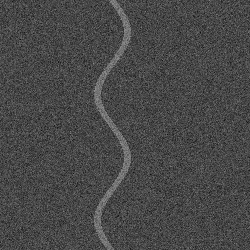
#> input picture Space2Soil/data/processed/vegetation/ejura_ndvi_dry_season_harmattan.tif, 250 x 250 px
$ python export_web_assets.py
#> lines starting #> are read from the running program, lines starting #| are printed output that depends on the picture
"""
Space2Soil: Export Web Assets and PNG Overlays
Generates color-mapped PNG overlays from Landsat 30m GeoTIFFs
and bundles analytical JSON datasets for the web application.
"""

import os
import json
import numpy as np
import tifffile
import matplotlib
import matplotlib.pyplot as plt
import matplotlib.cm as cm

SCRIPT_DIR = os.path.dirname(os.path.abspath(__file__))
SPACE2SOIL_DIR = os.path.abspath(os.path.join(SCRIPT_DIR, '..', '..'))
DATA_DIR = os.path.join(SPACE2SOIL_DIR, 'data')
WEB_DIR = os.path.join(SPACE2SOIL_DIR, 'web')
ASSETS_DIR = os.path.join(WEB_DIR, 'assets')

os.makedirs(ASSETS_DIR, exist_ok=True)

def export_geotiff_overlays():
    veg_dir = os.path.join(DATA_DIR, 'processed', 'vegetation')
    tifs = {
        'ndvi_dry_harmattan.png': 'ejura_ndvi_dry_season_harmattan.tif',
        'ndvi_major_peak.png': 'ejura_ndvi_major_rainy_season_peak.tif',
        'ndvi_minor_peak.png': 'ejura_ndvi_minor_rainy_season_peak.tif'
    }

    colormap = matplotlib.colormaps['RdYlGn']

    for png_name, tif_name in tifs.items():
        tif_path = os.path.join(veg_dir, tif_name)
        if not os.path.exists(tif_path):
            print(f"Warning: {tif_path} not found.")
            continue

        data = tifffile.imread(tif_path)
#> data is the input picture: shape (250, 250) float32; min 0.05, max 0.55, mean 0.285
        # Normalize between 0.0 and 1.0 for NDVI
        norm_data = np.clip(data, 0.0, 1.0)
        rgba = colormap(norm_data)
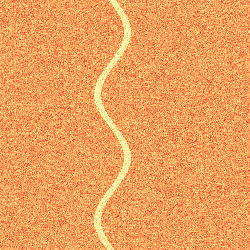
#> rgba: shape (250, 250, 4) float64; mean of channels 0, 1, 2, 3 0.978, 0.629, 0.371, 1; drawn as R, G, B
        # Set alpha channel to 0.85 for map translucency
        rgba[:, :, 3] = 0.85
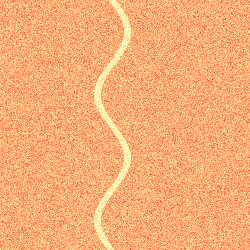
#> rgba: shape (250, 250, 4) float64; mean of channels 0, 1, 2, 3 0.978, 0.629, 0.371, 0.85; transparent parts drawn white

        out_path = os.path.join(ASSETS_DIR, png_name)
        plt.imsave(out_path, rgba)
        print(f"Exported overlay: {out_path} ({data.shape[1]}x{data.shape[0]})")
#| Exported overlay: Space2Soil/web/assets/ndvi_dry_harmattan.png (250x250)
#> pass 2 of the loop in export_geotiff_overlays, `for png_name, tif_name in tifs.items():`:
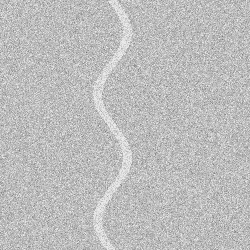
#> input picture Space2Soil/data/processed/vegetation/ejura_ndvi_major_rainy_season_peak.tif, 250 x 250 px
#> in export_geotiff_overlays, data is the input picture: shape (250, 250) float32; min 0.45, max 0.92, mean 0.744
#> in export_geotiff_overlays, `rgba = colormap(norm_data)`:
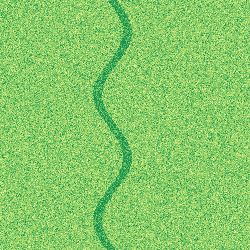
#> rgba: shape (250, 250, 4) float64; mean of channels 0, 1, 2, 3 0.528, 0.795, 0.411, 1; drawn as R, G, B
#> in export_geotiff_overlays, `rgba[:, :, 3] = 0.85`:
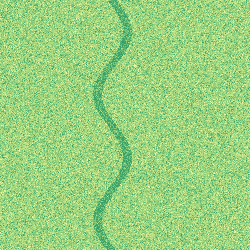
#> rgba: shape (250, 250, 4) float64; mean of channels 0, 1, 2, 3 0.528, 0.795, 0.411, 0.85; transparent parts drawn white
#| Exported overlay: Space2Soil/web/assets/ndvi_major_peak.png (250x250)
#> pass 3 of the loop in export_geotiff_overlays, `for png_name, tif_name in tifs.items():`:
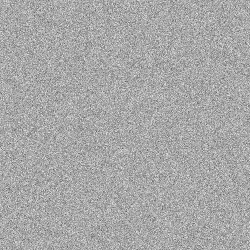
#> input picture Space2Soil/data/processed/vegetation/ejura_ndvi_minor_rainy_season_peak.tif, 250 x 250 px
#> in export_geotiff_overlays, data is the input picture: shape (250, 250) float32; min 0.35, max 0.88, mean 0.66
#> in export_geotiff_overlays, `rgba = colormap(norm_data)`:
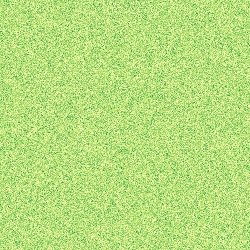
#> rgba: shape (250, 250, 4) float64; mean of channels 0, 1, 2, 3 0.715, 0.877, 0.488, 1; drawn as R, G, B
#> in export_geotiff_overlays, `rgba[:, :, 3] = 0.85`:
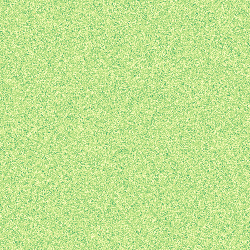
#> rgba: shape (250, 250, 4) float64; mean of channels 0, 1, 2, 3 0.715, 0.877, 0.488, 0.85; transparent parts drawn white
#| Exported overlay: Space2Soil/web/assets/ndvi_minor_peak.png (250x250)

def export_geojson_boundaries():
    # Center: 7.3856 N, -1.3562 W
    # Farm parcel (~25 hectares) and district context
    lat, lon = 7.3856, -1.3562

    # 25-hectare pilot farm boundary coordinates (500m x 500m polygon)
    dlat = 0.00225
    dlon = 0.00225
    farm_geojson = {
        "type": "FeatureCollection",
        "features": [
            {
                "type": "Feature",
                "properties": {
                    "name": "Ejura Pilot Demonstration Farm",
                    "owner": "Space2Soil Research & Demonstration Hub",
                    "area_ha": 25.0,
                    "soil_type": "Chromic Luvisol / Sandy Loam",
                    "district": "Ejura-Sekyedumase",
                    "current_rotation": "Scenario 1: Maize + Cassava -> Cowpea"
                },
                "geometry": {
                    "type": "Polygon",
                    "coordinates": [[
                        [lon - dlon, lat - dlat],
                        [lon + dlon, lat - dlat],
                        [lon + dlon, lat + dlat],
                        [lon - dlon, lat + dlat],
                        [lon - dlon, lat - dlat]
                    ]]
                }
            }
        ]
    }

    # Raster overlay bounding box (7.5 km x 7.5 km)
    bounds = {
        "center": [lat, lon],
        "bounds": [
            [lat - 0.03375, lon - 0.03405],
            [lat + 0.03375, lon + 0.03405]
        ],
        "power_grid": {
            "resolution_km": 50,
            "bounds": [
                [lat - 0.25, lon - 0.3125],
                [lat + 0.25, lon + 0.3125]
            ]
        },
        "smap_grid": {
            "resolution_km": 9,
            "bounds": [
                [lat - 0.0405, lon - 0.0408],
                [lat + 0.0405, lon + 0.0408]
            ]
        },
        "gpm_grid": {
            "resolution_km": 10,
            "bounds": [
                [lat - 0.045, lon - 0.045],
                [lat + 0.045, lon + 0.045]
            ]
        }
    }

    with open(os.path.join(ASSETS_DIR, 'farm_boundary.geojson'), 'w') as f:
        json.dump(farm_geojson, f, indent=2)

    with open(os.path.join(ASSETS_DIR, 'sensor_bounds.json'), 'w') as f:
        json.dump(bounds, f, indent=2)

    print("Exported GeoJSON and Sensor spatial bounds.")

def export_consolidated_payload():
    # Consolidate analysis and recommendation JSON for client-side zero-lag rendering
    rec_cards_path = os.path.join(DATA_DIR, 'processed', 'recommendations', 'farmer_recommendation_cards.json')
    rec_scores_path = os.path.join(DATA_DIR, 'processed', 'recommendations', 'scenario_detailed_scores.json')

#> (the run stopped early here; a loop or call above may not have finished)
